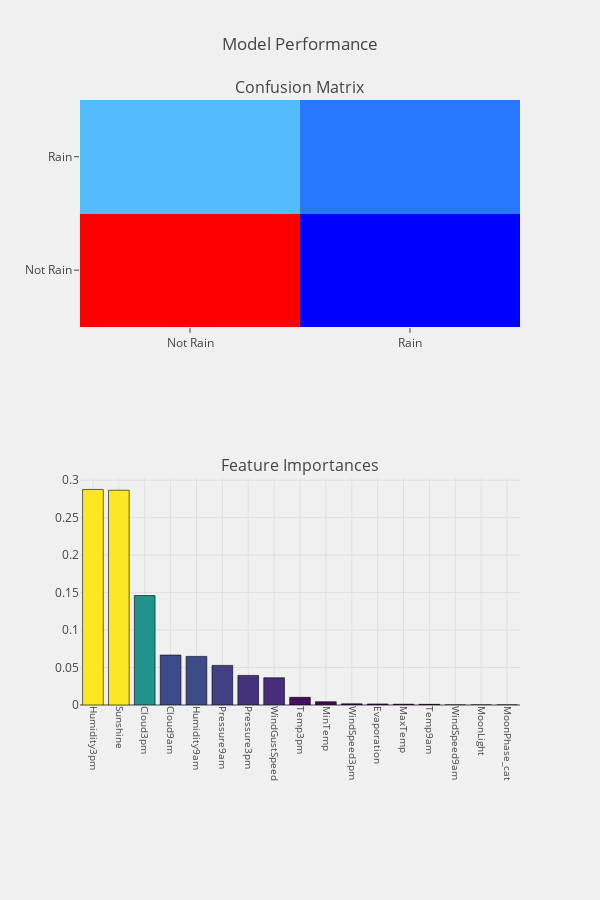

The notebook cell this image was saved under:
### Code cell
def randomforest(cols,nf_estimators,
                           estimated_tree,maximum_depth,
                           criterion_type,model_performance = None) :
    
    dataframe = dataset[cols + target_col].copy()
    
    #train and test datasets
    rf_x     = dataframe[[i for i in cols if i not in target_col]]
    rf_y     = dataframe[target_col]
    
    #random forest classifier
    rfc   = RandomForestClassifier(n_estimators = nf_estimators,
                                   max_depth = maximum_depth,
                                   criterion = criterion_type,
                                  )
    rfc.fit(rf_x,rf_y)
    
    #model performance
    if model_performance == True :
                 rain_prediction(rfc,
                                 rf_x,test_X,
                                 rf_y,test_Y,
                                 cols,"features",threshold_plot = True)
        

cols1 = [ i for i in train_X if i not in target_col + Id_col] 
randomforest(cols1,100,99,3,"entropy",True)

### Figure 1 — Plotly figure (JSON) as saved in the notebook; plotly's stock layout.template omitted (floating-point values rounded to 4 significant figures)
{"data": [{"colorscale": "Picnic", "name": "matrix", "showscale": false, "type": "heatmap", "uid": "01fdbc13-a051-422b-9a43-1c3cb01cf50d", "x": ["Not Rain", "Rain"], "xaxis": "x", "y": ["Not Rain", "Rain"], "yaxis": "y", "z": [[10825, 231], [1997, 1052]]}, {"marker": {"color": [0.2876, 0.2867, 0.146, 0.06663, 0.06485, 0.05289, 0.03949, 0.03633, 0.01025, 0.004376, 0.001514, 0.001378, 0.001049, 0.0009103, 0, 0, 0], "colorscale": "Viridis", "line": {"color": "black", "width": 0.6}}, "name": "coefficients", "type": "bar", "uid": "86ceb8d4-dd95-4734-98c4-d8e4480df1fc", "x": ["Humidity3pm", "Sunshine", "Cloud3pm", "Cloud9am", "Humidity9am", "Pressure9am", "Pressure3pm", "WindGustSpeed", "Temp3pm", "MinTemp", "WindSpeed3pm", "Evaporation", "MaxTemp", "Temp9am", "WindSpeed9am", "MoonLight", "MoonPhase_cat"], "xaxis": "x2", "y": [0.2876, 0.2867, 0.146, 0.06663, 0.06485, 0.05289, 0.03949, 0.03633, 0.01025, 0.004376, 0.001514, 0.001378, 0.001049, 0.0009103, 0, 0, 0], "yaxis": "y2"}], "layout": {"annotations": [{"font": {"size": 16}, "showarrow": false, "text": "Confusion Matrix", "x": 0.5, "xanchor": "center", "xref": "paper", "y": 1, "yanchor": "bottom", "yref": "paper"}, {"font": {"size": 16}, "showarrow": false, "text": "Feature Importances", "x": 0.5, "xanchor": "center", "xref": "paper", "y": 0.375, "yanchor": "bottom", "yref": "paper"}], "autosize": false, "height": 900, "margin": {"b": 195}, "paper_bgcolor": "rgba(240,240,240, 0.95)", "plot_bgcolor": "rgba(240,240,240, 0.95)", "showlegend": false, "title": {"text": "Model Performance"}, "width": 600, "xaxis": {"anchor": "y", "domain": [0, 1]}, "xaxis2": {"anchor": "y2", "domain": [0, 1], "showgrid": true, "tickangle": 90, "tickfont": {"size": 10}}, "yaxis": {"anchor": "x", "domain": [0.625, 1]}, "yaxis2": {"anchor": "x2", "domain": [0, 0.375]}}}
